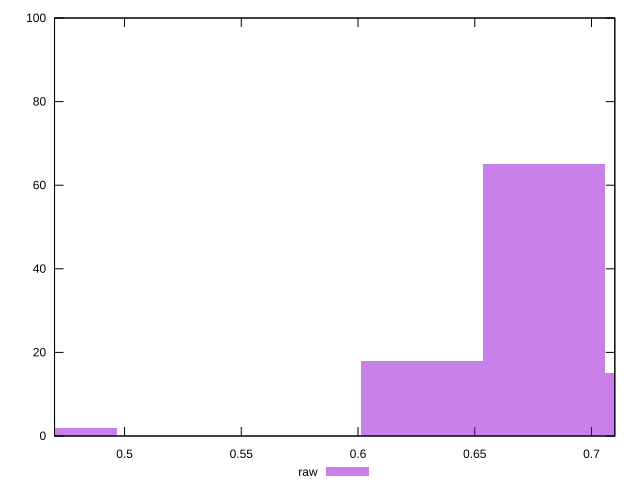

The gnuplot source for this figure:
reset

$raw <<EOF
0.47064234459987003 2
0.6275231261331601 18
0.6798167199775901 65
0.7321103138220201 15
EOF

set key outside below
set boxwidth 0.052293593844430004
set xrange [0.47:0.71]
set yrange [0:100]
set trange [0:100]
set style fill transparent solid 0.5 noborder
set terminal svg size 640, 490 enhanced background rgb 'white'
set output "report_00017_2021-02-10T15-08-03.406Z/meta/score/samples/pages+cached+noadtech+nomedia/raw/histogram.svg"

plot $raw title "raw" with boxes

reset
